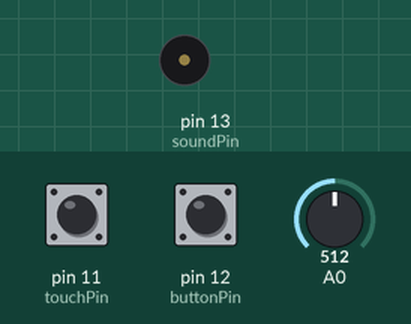
The sketch below on a simulated Arduino Uno, built with avr-gcc and run on an emulated ATmega328P. On the bench: buzzer (waves = sounding). The inputs (shaded band) are chosen by the test bench; at power-on: pin 12 (buttonPin) HIGH, pin 11 (touchPin) LOW, A0 = 512. What the sketch prints to the serial monitor is not drawn.

Above: at 1.2 s.
1.3 s: pin 12 (buttonPin) pulled LOW for 0.15 s
At 1.38 s:
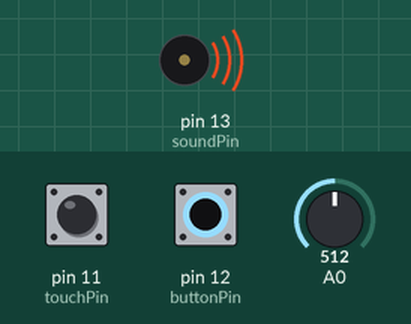
Timing chart, 0 to 4.3 s (numbered marks = the images above; inputs shaded):
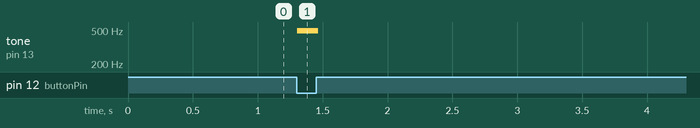

The sketch:

Musikkinstrument.ino
```cpp
#define c4    261.63
#define d4    293.66
#define e4    329.63
#define f4    349.23
#define g4    392.00
#define a4    440.00
#define b4    493.88
#define c5    523.25
#define d5    587.33
#define e5    659.25
#define f5    698.46
#define g5    783.99
#define a5    880.00
#define b5    987.77
#define c6    1046.50
#define ciss4   277.18
#define diss4   311.13
#define fiss4   369.99
#define giss4   415.30
#define aiss4   466.16
#define ciss5   554.37
#define diss5   622.25
#define fiss5   739.99
#define giss5   830.61
#define aiss5   932.33
float notes[] = {c4, d4, e4, f4, g4, a4, b4, c5, d5, e5, f5, g5, a5, b5, c6};
float sharpNotes[] = {ciss4, diss4, fiss4, giss4, aiss4, ciss5, diss5, fiss5, giss5, aiss5};
const int soundPin = 13;
const int buttonPin = 12;
int buttonState = 0;
const int touchPin = 11;
int touchValue = 0;

void setup() {
 pinMode(soundPin, OUTPUT);
 pinMode(buttonPin, INPUT);
 pinMode(touchPin, INPUT);
 Serial.begin(9600);
 buttonState = HIGH;
 touchValue = LOW;
}

void loop() {
  Serial.print(touchValue);
  touchValue = digitalRead(touchPin);
  buttonState = digitalRead(buttonPin);
  if (buttonState == LOW) {
    int sensorValue = analogRead(A0);
    if (touchValue == HIGH) {
      tone(soundPin, sharpNotes[(sensorValue-1) * 9/1023], 20);
    } else {
      tone(soundPin, notes[(sensorValue-1) * 13/1023], 20);
    }
  }
  delay(20);

}
```

Measured:
- after the input at 1.3 s, tone on pin 13 (soundPin): silent → 493 Hz at once, → silent 0.16 s later
